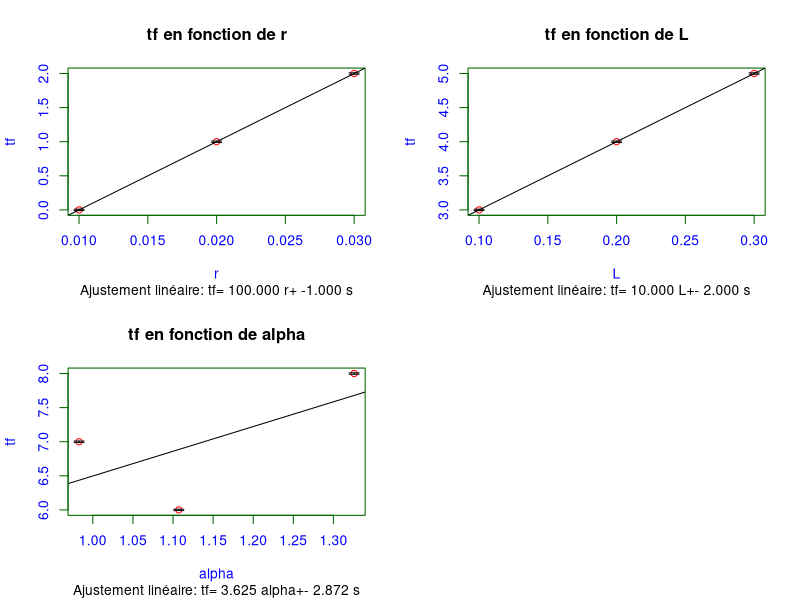
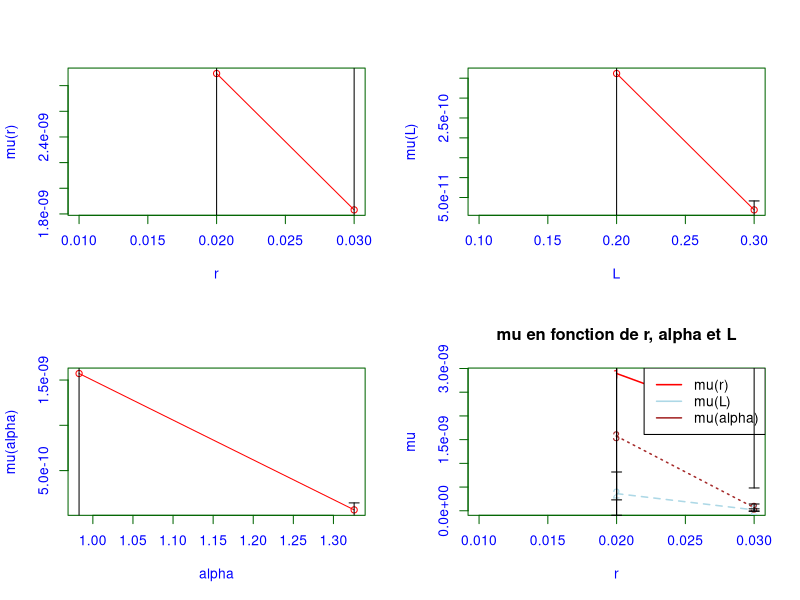

Recreate these plots in R, in order.
#Demi-angle de l'entonnoir
a=c(1e-2,2e-2,3e-2) #en m
inca=1e-2 #en m
h=c(sqrt(5)*1e-2,sqrt(13)*1e-2,sqrt(153)*1e-2) #en m
inch=1e-2 #en m
o=c(2e-2,3e-2,12e-2) #en m
inco=1e-2 #en m
alpha=NULL
for (i in 1:length(a)){alpha[i]=mean(c(acos(a[i]/h[i]),asin(o[i]/h[i])))}
r=c(1e-2,2e-2,3e-2) #en m
incr=1e-2 #en m
L=c(10e-2,20e-2,30e-2) #en m
incL=1e-2 #en m
incalpha=alpha*sqrt((inca/a)^2+(inch/h)^2+(inco/o)^2)

#Mesures du temps
Z01=c(0,1,2) #en m
Z02=c(0,1,2) #en m
Z03=c(0,1,2) #en m
incZ0=1e-2 #en m
tf1=c(0,1,2)
inctf1=0.01 #en s
tf2=c(3,4,5)
inctf2=inctf1
tf3=c(6,7,8)
inctf3=inctf1
data1=data.frame(tf1,r)
data2=data.frame(tf2,L)
data3=data.frame(tf3,alpha)

par(mfrow=c(2,2))
#Ajustements linéaires
lmtf1=lm(tf1~r,data=data1)
summary(lmtf1)
a1=lmtf1[["coefficients"]][["r"]]
b1=lmtf1[["coefficients"]][["(Intercept)"]]
plot(r,tf1,type="p",
     xlab="r",ylab="tf",main="tf en fonction de r",
     col="red",
     fg="darkgreen",
     col.axis="blue",
     col.lab="blue",
     sub=paste("Ajustement linéaire: tf=",sprintf("%.3f",a1),"r+",sprintf("%.3f",b1),"s"))
abline(lmtf1)
arrows(r, tf1-inctf1, r, tf1+inctf1,
       angle=90, code=3, length=0.05)

lmtf2=lm(tf2~L,data=data2)
summary(lmtf2)
a2=lmtf2[["coefficients"]][["L"]]
b2=lmtf2[["coefficients"]][["(Intercept)"]]
plot(L,tf2,type="p",
     xlab="L",ylab="tf",main="tf en fonction de L",
     col="red",
     fg="darkgreen",
     col.axis="blue",
     col.lab="blue",
     sub=paste("Ajustement linéaire: tf=",sprintf("%.3f",a2),"L+-",sprintf("%.3f",b2),"s"))
abline(lmtf2)
arrows(L, tf2-inctf2, L, tf2+inctf2,
       angle=90, code=3, length=0.05)

lmtf3=lm(tf3~alpha,data=data3)
summary(lmtf3)
a3=lmtf3[["coefficients"]][["alpha"]]
b3=lmtf3[["coefficients"]][["(Intercept)"]]
plot(alpha,tf3,type="p",
     xlab="alpha",ylab="tf",main="tf en fonction de alpha",
     col="red",
     fg="darkgreen",
     col.axis="blue",
     col.lab="blue",
     sub=paste("Ajustement linéaire: tf=",sprintf("%.3f",a3),"alpha+-",sprintf("%.3f",b3),"s"))
abline(lmtf3)
arrows(alpha, tf3-inctf3, alpha, tf3+inctf3,
       angle=90, code=3, length=0.05)

#Viscosité
gamma=1e-3 #en N.m^-1
mu1=(tf1*gamma*r^4)/(L[1]*Z01^4*(1-cos(alpha[1])))
incmu1=mu1*sqrt((incr/r)^2+(incL/L[1])^2+(incalpha/alpha[1]))
mu2=(tf2*gamma*r[1]^4)/(L*Z01^4*(1-cos(alpha[1])))
incmu2=mu2*sqrt((incr/r[1])^2+(incL/L)^2+(incalpha/alpha[1]))
mu3=(tf3*gamma*r[1]^4)/(L[1]*Z01^4*(1-cos(alpha)))
incmu3=mu3*sqrt((incr/r[1])^2+(incL/L[1])^2+(incalpha/alpha))

par(mfrow=c(2,2))
plot(r,mu1,type="o",
     xlab="r",ylab="mu(r)",
     col="red",
     fg="darkgreen",
     col.axis="blue",
     col.lab="blue")
arrows(r, mu1-incmu1, r, mu1+incmu1,
       angle=90, code=3, length=0.05)
plot(L,mu2,type="o",
     xlab="L",ylab="mu(L)",
     col="red",
     fg="darkgreen",
     col.axis="blue",
     col.lab="blue")
arrows(L, mu2-incmu2, L, mu2+incmu2,
       angle=90, code=3, length=0.05)
plot(alpha,mu3,type="o",
     xlab="alpha",ylab="mu(alpha)",
     col="red",
     fg="darkgreen",
     col.axis="blue",
     col.lab="blue")
arrows(alpha, mu3-incmu3, alpha, mu3+incmu3,
       angle=90, code=3, length=0.05)


matplot(r,cbind(mu1,mu2,mu3),type="o", lwd=1.5,
     xlab="r",ylab="mu",main="mu en fonction de r, alpha et L",
     col=c("red","lightblue","brown"),
     fg="darkgreen",
     col.axis="blue",
     col.lab="blue")
legend("topright", legend=c("mu(r)","mu(L)","mu(alpha)"),
       col=c("red","lightblue","brown"),lty=1, lwd=1.5)
arrows(r, mu1-incmu1, r, mu1+incmu1,
       angle=90, code=3, length=0.05)
arrows(r, mu2-incmu2, r, mu2+incmu2,
       angle=90, code=3, length=0.05)
arrows(r, mu3-incmu3, r, mu3+incmu3,
       angle=90, code=3, length=0.05)

